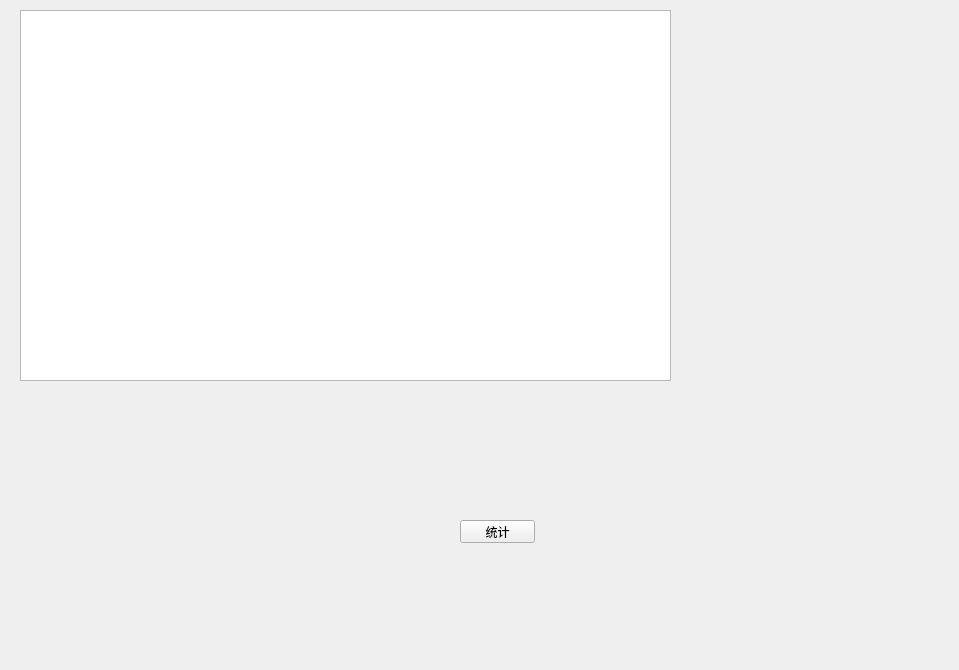
<?xml version="1.0" encoding="UTF-8"?>
<ui version="4.0">
 <class>MainWindow</class>
 <widget class="QMainWindow" name="MainWindow">
  <property name="geometry">
   <rect>
    <x>0</x>
    <y>0</y>
    <width>959</width>
    <height>670</height>
   </rect>
  </property>
  <property name="windowTitle">
   <string>统计</string>
  </property>
  <widget class="QWidget" name="centralwidget">
   <widget class="QPlainTextEdit" name="textedit">
    <property name="geometry">
     <rect>
      <x>20</x>
      <y>10</y>
      <width>651</width>
      <height>371</height>
     </rect>
    </property>
    <property name="plainText">
     <string/>
    </property>
    <property name="placeholderText">
     <string>请输入信息</string>
    </property>
   </widget>
   <widget class="QPushButton" name="btn">
    <property name="geometry">
     <rect>
      <x>460</x>
      <y>520</y>
      <width>75</width>
      <height>23</height>
     </rect>
    </property>
    <property name="text">
     <string>统计</string>
    </property>
   </widget>
  </widget>
 </widget>
 <resources/>
 <connections/>
</ui>
